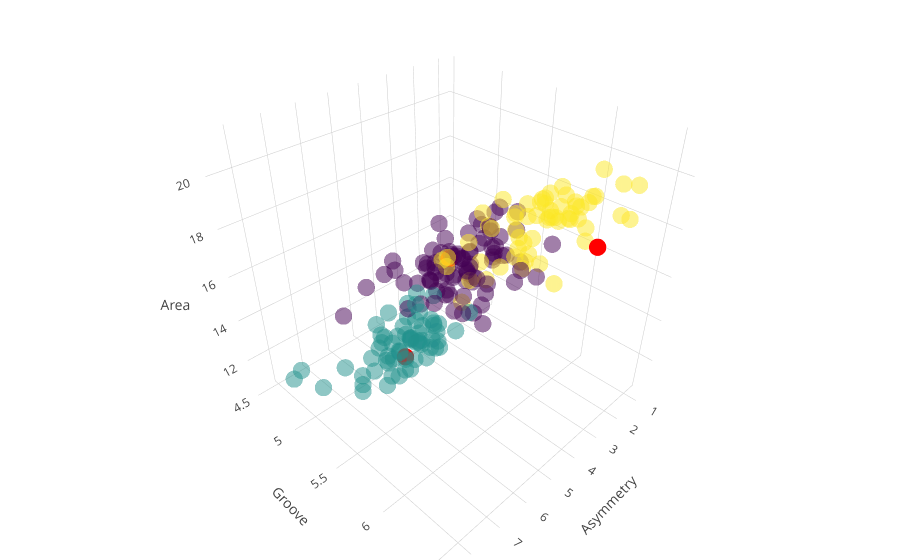

The cell this chart's notebook holds for it:
### Markdown cell above
The initial assignment to clusters, relative to the initial medoids (<font color=red>**red**</font>) is visualized below. 

The colors may not correlate to the original plot, since the medoids are randomly assigned, so is their row order, which determines the color.

By re-running the code cell below, you can see how the assignment is affected by the random choice of initial medoids.

### Code cell
plot_medoids = init_medoids(points, k)
plot_y = assign_cluster_labels(compute_d_p(points, plot_medoids, p=2))

trace1 = go.Scatter3d(x=points[:,0],y=points[:,1],z=points[:,2],mode='markers',marker=dict(size=6,color=plot_y,colorscale='Viridis',opacity=0.5))
trace2 = go.Scatter3d(x=plot_medoids[:,0],y=plot_medoids[:,1],z=plot_medoids[:,2],mode='markers',marker=dict(size=6,color='red',opacity=1))
layout = go.Layout(scene = dict(xaxis = dict(title='Asymmetry'),yaxis = dict(title='Groove'),zaxis = dict(title='Area')),margin=dict(l=0,r=0,b=0,t=0),showlegend=False)
data = [trace1, trace2]; fig = go.Figure(data=data, layout=layout); iplot(fig)

### Figure 1 — Plotly figure (JSON) as saved in the notebook; plotly's stock layout.template omitted (floating-point values rounded to 4 significant figures; data arrays with more than 128 entries replaced by an {"elided": "..."} marker saying what was removed)
{"data": [{"marker": {"color": {"elided": "210 int values"}, "colorscale": "Viridis", "opacity": 0.5, "size": 6}, "mode": "markers", "type": "scatter3d", "x": {"elided": "210 float values"}, "y": {"elided": "210 float values"}, "z": {"elided": "210 float values"}}, {"marker": {"color": "red", "opacity": 1, "size": 6}, "mode": "markers", "type": "scatter3d", "x": [2.802, 4.773, 3.691], "y": [5.044, 5.063, 6.498], "z": [14.46, 10.8, 18.98]}], "layout": {"margin": {"b": 0, "l": 0, "r": 0, "t": 0}, "scene": {"xaxis": {"title": "Asymmetry"}, "yaxis": {"title": "Groove"}, "zaxis": {"title": "Area"}}, "showlegend": false}}
